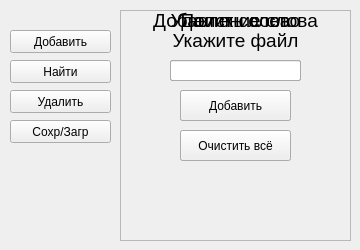
<?xml version="1.0" encoding="UTF-8"?>
<ui version="4.0">
 <class>Form</class>
 <widget class="QWidget" name="Form">
  <property name="geometry">
   <rect>
    <x>0</x>
    <y>0</y>
    <width>360</width>
    <height>250</height>
   </rect>
  </property>
  <property name="sizePolicy">
   <sizepolicy hsizetype="Fixed" vsizetype="Fixed">
    <horstretch>0</horstretch>
    <verstretch>0</verstretch>
   </sizepolicy>
  </property>
  <property name="windowTitle">
   <string>Form</string>
  </property>
  <widget class="QPushButton" name="add_btn">
   <property name="geometry">
    <rect>
     <x>10</x>
     <y>30</y>
     <width>101</width>
     <height>23</height>
    </rect>
   </property>
   <property name="text">
    <string>Добавить</string>
   </property>
  </widget>
  <widget class="QPushButton" name="del_btn">
   <property name="geometry">
    <rect>
     <x>10</x>
     <y>90</y>
     <width>101</width>
     <height>23</height>
    </rect>
   </property>
   <property name="text">
    <string>Удалить</string>
   </property>
  </widget>
  <widget class="QPushButton" name="search_btn">
   <property name="geometry">
    <rect>
     <x>10</x>
     <y>60</y>
     <width>101</width>
     <height>23</height>
    </rect>
   </property>
   <property name="text">
    <string>Найти</string>
   </property>
  </widget>
  <widget class="QFrame" name="frame1">
   <property name="enabled">
    <bool>true</bool>
   </property>
   <property name="geometry">
    <rect>
     <x>120</x>
     <y>10</y>
     <width>231</width>
     <height>231</height>
    </rect>
   </property>
   <property name="frameShape">
    <enum>QFrame::StyledPanel</enum>
   </property>
   <property name="frameShadow">
    <enum>QFrame::Raised</enum>
   </property>
   <widget class="QLineEdit" name="lineEdit">
    <property name="geometry">
     <rect>
      <x>50</x>
      <y>50</y>
      <width>131</width>
      <height>21</height>
     </rect>
    </property>
    <property name="text">
     <string/>
    </property>
   </widget>
   <widget class="QPushButton" name="confirm_btn">
    <property name="geometry">
     <rect>
      <x>60</x>
      <y>80</y>
      <width>111</width>
      <height>31</height>
     </rect>
    </property>
    <property name="text">
     <string>Добавить</string>
    </property>
   </widget>
   <widget class="QLabel" name="NameLabel">
    <property name="geometry">
     <rect>
      <x>0</x>
      <y>0</y>
      <width>231</width>
      <height>21</height>
     </rect>
    </property>
    <property name="font">
     <font>
      <pointsize>14</pointsize>
     </font>
    </property>
    <property name="text">
     <string>Добавление слова</string>
    </property>
    <property name="alignment">
     <set>Qt::AlignCenter</set>
    </property>
   </widget>
  </widget>
  <widget class="QFrame" name="frame3">
   <property name="enabled">
    <bool>true</bool>
   </property>
   <property name="geometry">
    <rect>
     <x>120</x>
     <y>10</y>
     <width>231</width>
     <height>231</height>
    </rect>
   </property>
   <property name="frameShape">
    <enum>QFrame::StyledPanel</enum>
   </property>
   <property name="frameShadow">
    <enum>QFrame::Raised</enum>
   </property>
   <widget class="QLineEdit" name="searchEdit">
    <property name="geometry">
     <rect>
      <x>50</x>
      <y>50</y>
      <width>131</width>
      <height>21</height>
     </rect>
    </property>
    <property name="text">
     <string/>
    </property>
   </widget>
   <widget class="QPushButton" name="confirm_btn3">
    <property name="geometry">
     <rect>
      <x>60</x>
      <y>80</y>
      <width>111</width>
      <height>31</height>
     </rect>
    </property>
    <property name="text">
     <string>Найти</string>
    </property>
   </widget>
   <widget class="QLabel" name="NameLabel3">
    <property name="geometry">
     <rect>
      <x>0</x>
      <y>0</y>
      <width>231</width>
      <height>21</height>
     </rect>
    </property>
    <property name="font">
     <font>
      <pointsize>14</pointsize>
     </font>
    </property>
    <property name="text">
     <string>Поиск слова</string>
    </property>
    <property name="alignment">
     <set>Qt::AlignCenter</set>
    </property>
   </widget>
   <widget class="QLabel" name="search_res">
    <property name="geometry">
     <rect>
      <x>20</x>
      <y>130</y>
      <width>151</width>
      <height>20</height>
     </rect>
    </property>
    <property name="font">
     <font>
      <family>Calibri</family>
      <pointsize>12</pointsize>
      <weight>50</weight>
      <bold>false</bold>
     </font>
    </property>
    <property name="text">
     <string/>
    </property>
   </widget>
  </widget>
  <widget class="QFrame" name="frame2">
   <property name="enabled">
    <bool>true</bool>
   </property>
   <property name="geometry">
    <rect>
     <x>120</x>
     <y>10</y>
     <width>231</width>
     <height>231</height>
    </rect>
   </property>
   <property name="frameShape">
    <enum>QFrame::StyledPanel</enum>
   </property>
   <property name="frameShadow">
    <enum>QFrame::Raised</enum>
   </property>
   <widget class="QLineEdit" name="lineEdit3">
    <property name="geometry">
     <rect>
      <x>50</x>
      <y>50</y>
      <width>131</width>
      <height>21</height>
     </rect>
    </property>
    <property name="text">
     <string/>
    </property>
   </widget>
   <widget class="QPushButton" name="confirm_btn2">
    <property name="geometry">
     <rect>
      <x>60</x>
      <y>80</y>
      <width>111</width>
      <height>31</height>
     </rect>
    </property>
    <property name="text">
     <string>Удалить</string>
    </property>
   </widget>
   <widget class="QLabel" name="NameLabel2">
    <property name="geometry">
     <rect>
      <x>0</x>
      <y>0</y>
      <width>231</width>
      <height>21</height>
     </rect>
    </property>
    <property name="font">
     <font>
      <pointsize>14</pointsize>
     </font>
    </property>
    <property name="text">
     <string>Удалить слово</string>
    </property>
    <property name="alignment">
     <set>Qt::AlignCenter</set>
    </property>
   </widget>
   <widget class="QPushButton" name="clear_btn">
    <property name="geometry">
     <rect>
      <x>60</x>
      <y>120</y>
      <width>111</width>
      <height>31</height>
     </rect>
    </property>
    <property name="text">
     <string>Очистить всё</string>
    </property>
   </widget>
   <widget class="QLabel" name="info">
    <property name="geometry">
     <rect>
      <x>20</x>
      <y>170</y>
      <width>151</width>
      <height>20</height>
     </rect>
    </property>
    <property name="font">
     <font>
      <family>Calibri</family>
      <pointsize>12</pointsize>
      <weight>50</weight>
      <bold>false</bold>
     </font>
    </property>
    <property name="text">
     <string/>
    </property>
   </widget>
  </widget>
  <widget class="QPushButton" name="sv_button">
   <property name="geometry">
    <rect>
     <x>10</x>
     <y>120</y>
     <width>101</width>
     <height>23</height>
    </rect>
   </property>
   <property name="text">
    <string>Сохр/Загр</string>
   </property>
  </widget>
  <widget class="QFrame" name="frame4">
   <property name="enabled">
    <bool>true</bool>
   </property>
   <property name="geometry">
    <rect>
     <x>120</x>
     <y>10</y>
     <width>231</width>
     <height>231</height>
    </rect>
   </property>
   <property name="frameShape">
    <enum>QFrame::StyledPanel</enum>
   </property>
   <property name="frameShadow">
    <enum>QFrame::Raised</enum>
   </property>
   <widget class="QLineEdit" name="fileline">
    <property name="geometry">
     <rect>
      <x>50</x>
      <y>50</y>
      <width>131</width>
      <height>21</height>
     </rect>
    </property>
    <property name="text">
     <string/>
    </property>
   </widget>
   <widget class="QPushButton" name="save_but">
    <property name="geometry">
     <rect>
      <x>60</x>
      <y>80</y>
      <width>111</width>
      <height>31</height>
     </rect>
    </property>
    <property name="text">
     <string>Сохранить</string>
    </property>
   </widget>
   <widget class="QLabel" name="NameLabel2_3">
    <property name="geometry">
     <rect>
      <x>0</x>
      <y>20</y>
      <width>231</width>
      <height>21</height>
     </rect>
    </property>
    <property name="font">
     <font>
      <pointsize>14</pointsize>
     </font>
    </property>
    <property name="text">
     <string>Укажите файл</string>
    </property>
    <property name="alignment">
     <set>Qt::AlignCenter</set>
    </property>
   </widget>
   <widget class="QPushButton" name="load_but">
    <property name="geometry">
     <rect>
      <x>60</x>
      <y>120</y>
      <width>111</width>
      <height>31</height>
     </rect>
    </property>
    <property name="text">
     <string>Загрузить</string>
    </property>
   </widget>
  </widget>
  <zorder>frame4</zorder>
  <zorder>add_btn</zorder>
  <zorder>del_btn</zorder>
  <zorder>search_btn</zorder>
  <zorder>frame3</zorder>
  <zorder>frame2</zorder>
  <zorder>sv_button</zorder>
  <zorder>frame1</zorder>
 </widget>
 <resources/>
 <connections/>
</ui>
